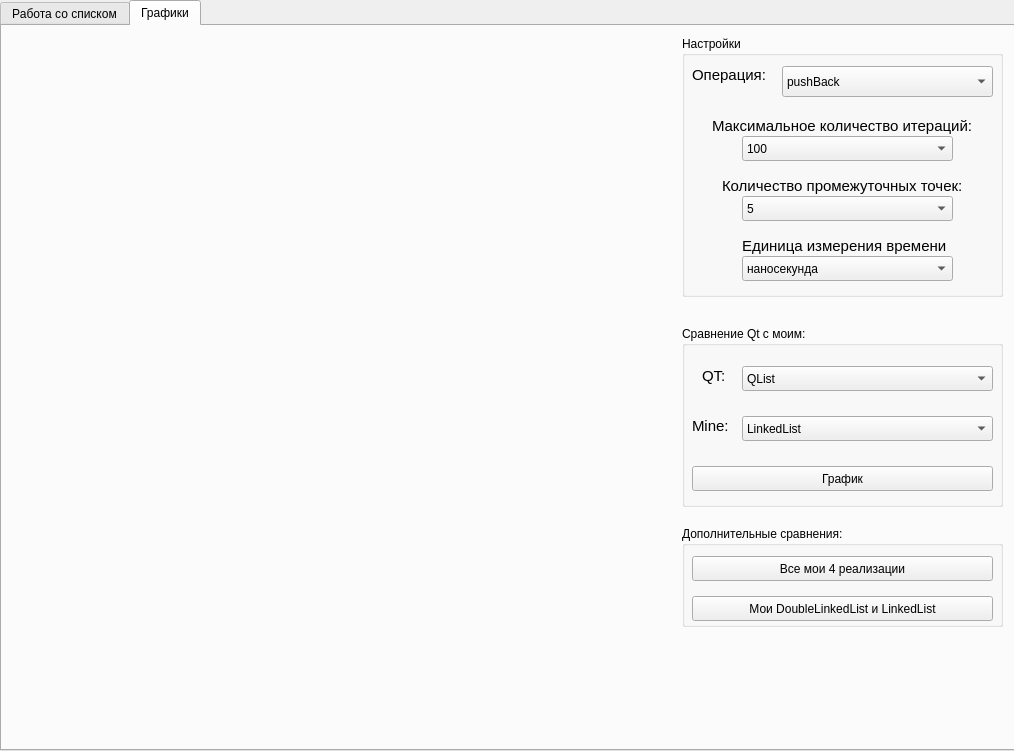
<?xml version="1.0" encoding="UTF-8"?>
<ui version="4.0">
 <class>MainWindow</class>
 <widget class="QMainWindow" name="MainWindow">
  <property name="geometry">
   <rect>
    <x>0</x>
    <y>0</y>
    <width>1014</width>
    <height>751</height>
   </rect>
  </property>
  <property name="windowTitle">
   <string>Курсовая работа</string>
  </property>
  <property name="windowIcon">
   <iconset>
    <normaloff>icons8-список-100.png</normaloff>icons8-список-100.png</iconset>
  </property>
  <widget class="QWidget" name="centralwidget">
   <widget class="QTabWidget" name="tabWidget">
    <property name="geometry">
     <rect>
      <x>0</x>
      <y>0</y>
      <width>1021</width>
      <height>751</height>
     </rect>
    </property>
    <property name="currentIndex">
     <number>1</number>
    </property>
    <widget class="QWidget" name="tab_2">
     <attribute name="title">
      <string>Работа со списком</string>
     </attribute>
     <widget class="QGroupBox" name="groupBox_4">
      <property name="geometry">
       <rect>
        <x>20</x>
        <y>60</y>
        <width>521</width>
        <height>201</height>
       </rect>
      </property>
      <property name="title">
       <string>Создание списка:</string>
      </property>
      <widget class="QPushButton" name="pushButton_create">
       <property name="geometry">
        <rect>
         <x>220</x>
         <y>170</y>
         <width>71</width>
         <height>25</height>
        </rect>
       </property>
       <property name="text">
        <string>Создать</string>
       </property>
      </widget>
      <widget class="QLabel" name="label_9">
       <property name="geometry">
        <rect>
         <x>10</x>
         <y>50</y>
         <width>81</width>
         <height>17</height>
        </rect>
       </property>
       <property name="text">
        <string>Название:</string>
       </property>
      </widget>
      <widget class="QLineEdit" name="lineEdit_list_name">
       <property name="geometry">
        <rect>
         <x>120</x>
         <y>40</y>
         <width>391</width>
         <height>31</height>
        </rect>
       </property>
      </widget>
      <widget class="Line" name="line">
       <property name="geometry">
        <rect>
         <x>0</x>
         <y>90</y>
         <width>521</width>
         <height>20</height>
        </rect>
       </property>
       <property name="orientation">
        <enum>Qt::Horizontal</enum>
       </property>
      </widget>
      <widget class="QCheckBox" name="checkBox">
       <property name="geometry">
        <rect>
         <x>10</x>
         <y>120</y>
         <width>291</width>
         <height>23</height>
        </rect>
       </property>
       <property name="text">
        <string>Заполнить случайными элементами</string>
       </property>
      </widget>
      <widget class="QSpinBox" name="spinBox">
       <property name="geometry">
        <rect>
         <x>320</x>
         <y>120</y>
         <width>161</width>
         <height>26</height>
        </rect>
       </property>
       <property name="value">
        <number>20</number>
       </property>
      </widget>
      <widget class="Line" name="line_3">
       <property name="geometry">
        <rect>
         <x>0</x>
         <y>150</y>
         <width>521</width>
         <height>20</height>
        </rect>
       </property>
       <property name="orientation">
        <enum>Qt::Horizontal</enum>
       </property>
      </widget>
     </widget>
     <widget class="QGroupBox" name="groupBox_6">
      <property name="geometry">
       <rect>
        <x>60</x>
        <y>280</y>
        <width>421</width>
        <height>381</height>
       </rect>
      </property>
      <property name="title">
       <string>Операции:</string>
      </property>
      <widget class="QLabel" name="label_7">
       <property name="geometry">
        <rect>
         <x>10</x>
         <y>40</y>
         <width>141</width>
         <height>17</height>
        </rect>
       </property>
       <property name="font">
        <font>
         <pointsize>11</pointsize>
        </font>
       </property>
       <property name="text">
        <string>Добавить  элемент:</string>
       </property>
      </widget>
      <widget class="QLineEdit" name="lineEdit_add">
       <property name="geometry">
        <rect>
         <x>170</x>
         <y>30</y>
         <width>241</width>
         <height>31</height>
        </rect>
       </property>
       <property name="alignment">
        <set>Qt::AlignJustify|Qt::AlignVCenter</set>
       </property>
      </widget>
      <widget class="QPushButton" name="pushButton_add">
       <property name="geometry">
        <rect>
         <x>150</x>
         <y>100</y>
         <width>101</width>
         <height>25</height>
        </rect>
       </property>
       <property name="text">
        <string>Добавить</string>
       </property>
      </widget>
      <widget class="QRadioButton" name="radioButton_add_first">
       <property name="geometry">
        <rect>
         <x>70</x>
         <y>70</y>
         <width>112</width>
         <height>23</height>
        </rect>
       </property>
       <property name="text">
        <string>Первый</string>
       </property>
      </widget>
      <widget class="QRadioButton" name="radioButton_add_last">
       <property name="geometry">
        <rect>
         <x>210</x>
         <y>70</y>
         <width>112</width>
         <height>23</height>
        </rect>
       </property>
       <property name="text">
        <string>Последний</string>
       </property>
      </widget>
      <widget class="QLabel" name="label_10">
       <property name="geometry">
        <rect>
         <x>10</x>
         <y>160</y>
         <width>141</width>
         <height>17</height>
        </rect>
       </property>
       <property name="font">
        <font>
         <pointsize>11</pointsize>
        </font>
       </property>
       <property name="text">
        <string>Удалить элемент:</string>
       </property>
      </widget>
      <widget class="QPushButton" name="pushButton_del">
       <property name="geometry">
        <rect>
         <x>150</x>
         <y>220</y>
         <width>101</width>
         <height>25</height>
        </rect>
       </property>
       <property name="text">
        <string>Удалить</string>
       </property>
      </widget>
      <widget class="QRadioButton" name="radioButton_del_last">
       <property name="geometry">
        <rect>
         <x>260</x>
         <y>160</y>
         <width>112</width>
         <height>23</height>
        </rect>
       </property>
       <property name="text">
        <string>Последний</string>
       </property>
      </widget>
      <widget class="QRadioButton" name="radioButton_del_first">
       <property name="geometry">
        <rect>
         <x>150</x>
         <y>160</y>
         <width>112</width>
         <height>23</height>
        </rect>
       </property>
       <property name="text">
        <string>Первый</string>
       </property>
      </widget>
      <widget class="Line" name="line_2">
       <property name="geometry">
        <rect>
         <x>0</x>
         <y>250</y>
         <width>421</width>
         <height>20</height>
        </rect>
       </property>
       <property name="orientation">
        <enum>Qt::Horizontal</enum>
       </property>
      </widget>
      <widget class="QLineEdit" name="lineEdit_contains">
       <property name="geometry">
        <rect>
         <x>170</x>
         <y>270</y>
         <width>241</width>
         <height>31</height>
        </rect>
       </property>
       <property name="alignment">
        <set>Qt::AlignJustify|Qt::AlignVCenter</set>
       </property>
      </widget>
      <widget class="QPushButton" name="pushButton_contains">
       <property name="geometry">
        <rect>
         <x>150</x>
         <y>310</y>
         <width>101</width>
         <height>25</height>
        </rect>
       </property>
       <property name="text">
        <string>Проверить</string>
       </property>
      </widget>
      <widget class="QLabel" name="label_11">
       <property name="geometry">
        <rect>
         <x>10</x>
         <y>280</y>
         <width>151</width>
         <height>17</height>
        </rect>
       </property>
       <property name="font">
        <font>
         <pointsize>11</pointsize>
        </font>
       </property>
       <property name="text">
        <string>Проверить наличие:</string>
       </property>
      </widget>
      <widget class="QLabel" name="label_res">
       <property name="geometry">
        <rect>
         <x>20</x>
         <y>350</y>
         <width>91</width>
         <height>17</height>
        </rect>
       </property>
       <property name="text">
        <string>Результат:</string>
       </property>
      </widget>
      <widget class="QLabel" name="label_contains">
       <property name="geometry">
        <rect>
         <x>140</x>
         <y>350</y>
         <width>271</width>
         <height>17</height>
        </rect>
       </property>
       <property name="text">
        <string/>
       </property>
      </widget>
      <widget class="Line" name="line_4">
       <property name="geometry">
        <rect>
         <x>0</x>
         <y>130</y>
         <width>421</width>
         <height>20</height>
        </rect>
       </property>
       <property name="orientation">
        <enum>Qt::Horizontal</enum>
       </property>
      </widget>
     </widget>
     <widget class="QListWidget" name="listWidget">
      <property name="geometry">
       <rect>
        <x>590</x>
        <y>50</y>
        <width>371</width>
        <height>651</height>
       </rect>
      </property>
      <property name="font">
       <font>
        <pointsize>15</pointsize>
       </font>
      </property>
     </widget>
     <widget class="QComboBox" name="comboBox_select">
      <property name="geometry">
       <rect>
        <x>590</x>
        <y>10</y>
        <width>311</width>
        <height>31</height>
       </rect>
      </property>
     </widget>
     <widget class="QPushButton" name="pushButton_del_list">
      <property name="geometry">
       <rect>
        <x>910</x>
        <y>10</y>
        <width>51</width>
        <height>31</height>
       </rect>
      </property>
      <property name="text">
       <string/>
      </property>
      <property name="icon">
       <iconset>
        <normaloff>icons8-удалить-100.png</normaloff>icons8-удалить-100.png</iconset>
      </property>
      <property name="iconSize">
       <size>
        <width>20</width>
        <height>20</height>
       </size>
      </property>
     </widget>
    </widget>
    <widget class="QWidget" name="tab">
     <attribute name="title">
      <string>Графики</string>
     </attribute>
     <widget class="QChartView" name="chartView" native="true">
      <property name="geometry">
       <rect>
        <x>0</x>
        <y>0</y>
        <width>661</width>
        <height>721</height>
       </rect>
      </property>
     </widget>
     <widget class="QGroupBox" name="groupBox">
      <property name="geometry">
       <rect>
        <x>680</x>
        <y>300</y>
        <width>321</width>
        <height>181</height>
       </rect>
      </property>
      <property name="title">
       <string>Сравнение Qt с моим:</string>
      </property>
      <widget class="QComboBox" name="comboBox_qt">
       <property name="geometry">
        <rect>
         <x>60</x>
         <y>40</y>
         <width>251</width>
         <height>25</height>
        </rect>
       </property>
       <item>
        <property name="text">
         <string>QList</string>
        </property>
       </item>
       <item>
        <property name="text">
         <string>QLinkedList</string>
        </property>
       </item>
      </widget>
      <widget class="QLabel" name="label_5">
       <property name="geometry">
        <rect>
         <x>20</x>
         <y>40</y>
         <width>31</width>
         <height>20</height>
        </rect>
       </property>
       <property name="font">
        <font>
         <pointsize>11</pointsize>
        </font>
       </property>
       <property name="text">
        <string>QT:</string>
       </property>
      </widget>
      <widget class="QLabel" name="label_6">
       <property name="geometry">
        <rect>
         <x>10</x>
         <y>90</y>
         <width>51</width>
         <height>20</height>
        </rect>
       </property>
       <property name="font">
        <font>
         <pointsize>11</pointsize>
        </font>
       </property>
       <property name="text">
        <string>Mine:</string>
       </property>
      </widget>
      <widget class="QComboBox" name="comboBox_mine">
       <property name="geometry">
        <rect>
         <x>60</x>
         <y>90</y>
         <width>251</width>
         <height>25</height>
        </rect>
       </property>
       <item>
        <property name="text">
         <string>LinkedList</string>
        </property>
       </item>
       <item>
        <property name="text">
         <string>DoubleLinkedList</string>
        </property>
       </item>
       <item>
        <property name="text">
         <string>ArrayList</string>
        </property>
       </item>
       <item>
        <property name="text">
         <string>DequeList</string>
        </property>
       </item>
      </widget>
      <widget class="QPushButton" name="pushButton_qt_mine">
       <property name="geometry">
        <rect>
         <x>10</x>
         <y>140</y>
         <width>301</width>
         <height>25</height>
        </rect>
       </property>
       <property name="text">
        <string>График</string>
       </property>
      </widget>
     </widget>
     <widget class="QGroupBox" name="groupBox_3">
      <property name="geometry">
       <rect>
        <x>680</x>
        <y>500</y>
        <width>321</width>
        <height>101</height>
       </rect>
      </property>
      <property name="title">
       <string>Дополнительные сравнения:</string>
      </property>
      <widget class="QPushButton" name="pushButton">
       <property name="geometry">
        <rect>
         <x>10</x>
         <y>30</y>
         <width>301</width>
         <height>25</height>
        </rect>
       </property>
       <property name="text">
        <string>Все мои 4 реализации</string>
       </property>
      </widget>
      <widget class="QPushButton" name="pushButton_2">
       <property name="geometry">
        <rect>
         <x>10</x>
         <y>70</y>
         <width>301</width>
         <height>25</height>
        </rect>
       </property>
       <property name="text">
        <string>Мои DoubleLinkedList и LinkedList</string>
       </property>
      </widget>
     </widget>
     <widget class="QGroupBox" name="groupBox_2">
      <property name="geometry">
       <rect>
        <x>680</x>
        <y>10</y>
        <width>321</width>
        <height>261</height>
       </rect>
      </property>
      <property name="title">
       <string>Настройки</string>
      </property>
      <widget class="QLabel" name="label">
       <property name="geometry">
        <rect>
         <x>10</x>
         <y>30</y>
         <width>91</width>
         <height>17</height>
        </rect>
       </property>
       <property name="font">
        <font>
         <pointsize>11</pointsize>
        </font>
       </property>
       <property name="text">
        <string>Операция:</string>
       </property>
      </widget>
      <widget class="QComboBox" name="comboBox">
       <property name="geometry">
        <rect>
         <x>100</x>
         <y>30</y>
         <width>211</width>
         <height>31</height>
        </rect>
       </property>
       <item>
        <property name="text">
         <string>pushBack</string>
        </property>
       </item>
       <item>
        <property name="text">
         <string>pushFront</string>
        </property>
       </item>
       <item>
        <property name="text">
         <string>deleteLast</string>
        </property>
       </item>
       <item>
        <property name="text">
         <string>deleteFirst</string>
        </property>
       </item>
       <item>
        <property name="text">
         <string>contains</string>
        </property>
       </item>
      </widget>
      <widget class="QLabel" name="label_2">
       <property name="geometry">
        <rect>
         <x>30</x>
         <y>80</y>
         <width>271</width>
         <height>20</height>
        </rect>
       </property>
       <property name="font">
        <font>
         <pointsize>11</pointsize>
        </font>
       </property>
       <property name="text">
        <string>Максимальное количество итераций:</string>
       </property>
      </widget>
      <widget class="QComboBox" name="comboBox_maxIter">
       <property name="geometry">
        <rect>
         <x>60</x>
         <y>100</y>
         <width>211</width>
         <height>25</height>
        </rect>
       </property>
       <item>
        <property name="text">
         <string>100</string>
        </property>
       </item>
       <item>
        <property name="text">
         <string>1000</string>
        </property>
       </item>
       <item>
        <property name="text">
         <string>10000</string>
        </property>
       </item>
       <item>
        <property name="text">
         <string>50000</string>
        </property>
       </item>
       <item>
        <property name="text">
         <string>100000</string>
        </property>
       </item>
      </widget>
      <widget class="QComboBox" name="comboBox_colIter">
       <property name="geometry">
        <rect>
         <x>60</x>
         <y>160</y>
         <width>211</width>
         <height>25</height>
        </rect>
       </property>
       <item>
        <property name="text">
         <string>5</string>
        </property>
       </item>
       <item>
        <property name="text">
         <string>4</string>
        </property>
       </item>
       <item>
        <property name="text">
         <string>3</string>
        </property>
       </item>
       <item>
        <property name="text">
         <string>2</string>
        </property>
       </item>
       <item>
        <property name="text">
         <string>1</string>
        </property>
       </item>
      </widget>
      <widget class="QLabel" name="label_3">
       <property name="geometry">
        <rect>
         <x>40</x>
         <y>140</y>
         <width>261</width>
         <height>20</height>
        </rect>
       </property>
       <property name="font">
        <font>
         <pointsize>11</pointsize>
        </font>
       </property>
       <property name="text">
        <string>Количество промежуточных точек:</string>
       </property>
      </widget>
      <widget class="QLabel" name="label_4">
       <property name="geometry">
        <rect>
         <x>60</x>
         <y>200</y>
         <width>221</width>
         <height>20</height>
        </rect>
       </property>
       <property name="font">
        <font>
         <pointsize>11</pointsize>
        </font>
       </property>
       <property name="text">
        <string>Единица измерения времени</string>
       </property>
      </widget>
      <widget class="QComboBox" name="comboBox_ci">
       <property name="geometry">
        <rect>
         <x>60</x>
         <y>220</y>
         <width>211</width>
         <height>25</height>
        </rect>
       </property>
       <item>
        <property name="text">
         <string>наносекунда</string>
        </property>
       </item>
       <item>
        <property name="text">
         <string>микросекунда</string>
        </property>
       </item>
      </widget>
     </widget>
    </widget>
   </widget>
  </widget>
 </widget>
 <customwidgets>
  <customwidget>
   <class>QChartView</class>
   <extends>QWidget</extends>
   <header>qchartview.h</header>
   <container>1</container>
  </customwidget>
 </customwidgets>
 <resources/>
 <connections/>
</ui>
